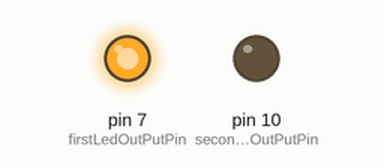
This sketch was run on a simulated Arduino Uno, built with avr-gcc and run on an emulated ATmega328P. Parts: output pins drawn as LEDs (lit = HIGH).

Above: at 0.5 s.
At 2.5 s:
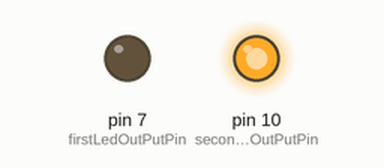
At 3.5 s:
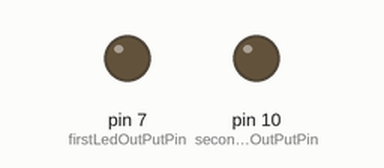
Timing chart, 0 to 5.2 s (numbered marks = the images above):
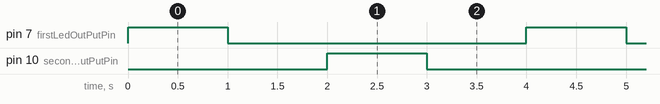

The sketch:

two_led_blink.ino
```cpp
/*
 * Sketch: two_led_blink
 * Description: A Sketch in C to let two LEDs connected to an output pin blinking in opposite.
 * Author: William Kwabla
 * Date: 02/21/20
*/


int firstLedOutPutPin = 7; // Declare pin to use for first LED output.
int secondLedOutPutPin = 10; // Declare pin to use for second LED output.

void setup() {

  pinMode(firstLedOutPutPin, OUTPUT);
  pinMode(secondLedOutPutPin, OUTPUT);

}

void blink(const int ledPinNumber) {

  digitalWrite(ledPinNumber, HIGH); // Turn the LED on.
  delay(1000); // Wait for 1Hz
  digitalWrite(ledPinNumber, LOW); // Turn the LED off.
  delay(1000);
 }

void loop() {
  blink(firstLedOutPutPin);
  blink(secondLedOutPutPin);
}

//void loop() {
//
//  digitalWrite(firstLedOutPutPin, HIGH); // Turn the first LED off.
//  delay(1000); // Wait for 1Hz
//  digitalWrite(firstLedOutPutPin, LOW); // Turn the first LED off.
//  delay(1000);
//
//  digitalWrite(secondLedOutPutPin, HIGH); // Turn the second LED on.
//  delay(1000); // Wait for 1Hz
//  digitalWrite(secondLedOutPutPin, LOW); // Turn the second LED off.
//  delay(1000);
//
//}
```

Measured:
- by itself, pin 7 (firstLedOutPutPin), pin 10 (secondLedOutPutPin): alternates HIGH for 1.0 s and LOW for 3.0 s
- by itself, everything shown: repeats every 4.0 s, in 4 steps
